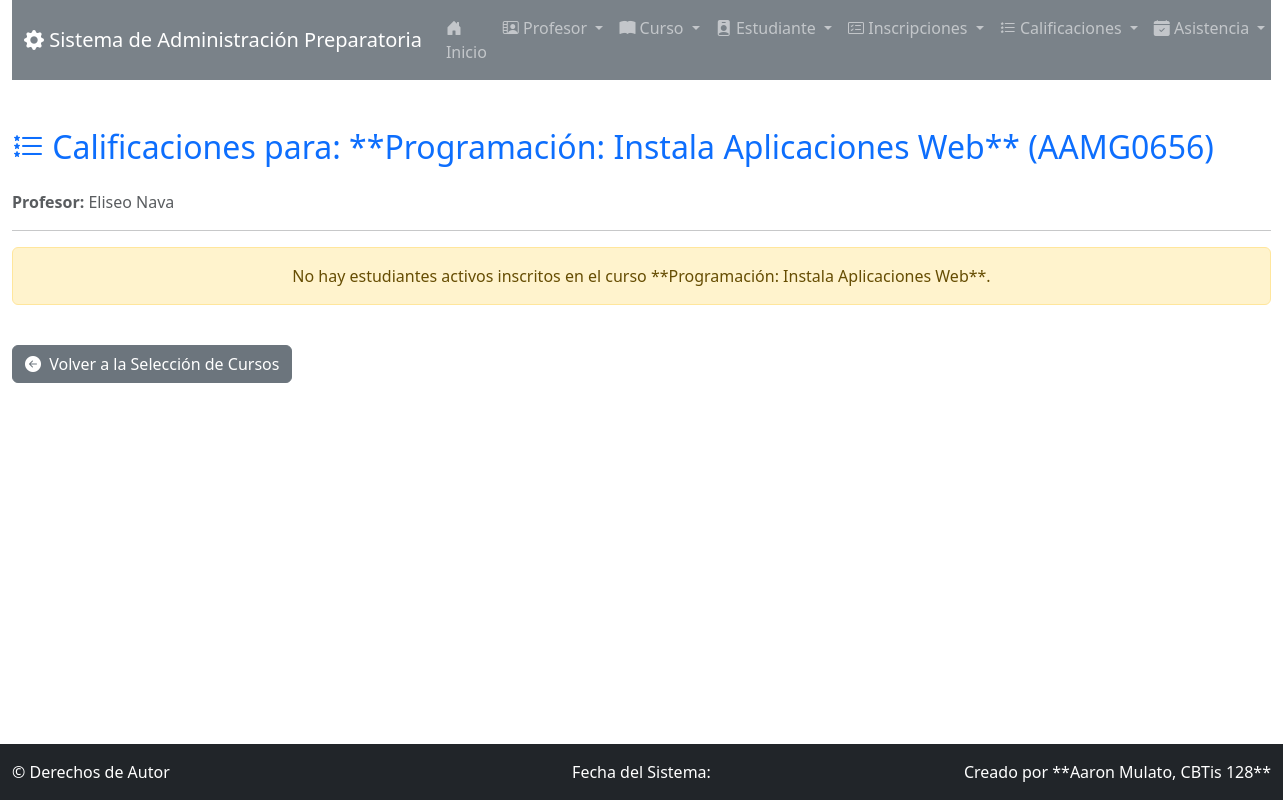
Before: /calificacion/gestionar/1/ with the older database file.
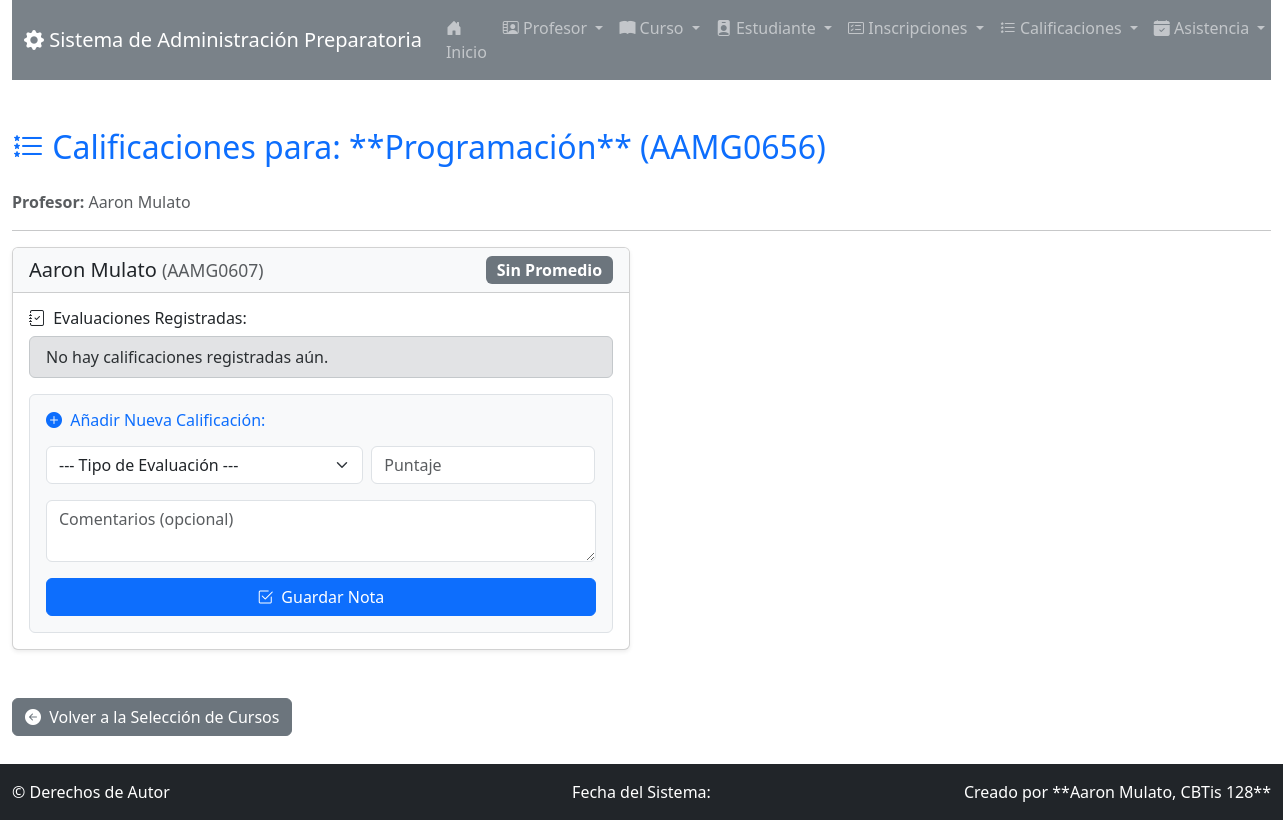
After: the same page with the newer database file.
### app_Preparatoria/models.py (models this page shows, shortened)
class Curso(models.Model):
    nombre_curso = models.CharField(max_length=50)
    codigo = models.CharField(max_length=10, unique=True)
    descripcion = models.TextField(max_length=100)
    creditos = models.PositiveIntegerField()
    horario = models.CharField(max_length=50)
    aula = models.CharField(max_length=20)
    profesor = models.ForeignKey(Profesor, related_name="cursos", on_delete=models.CASCADE)

class Profesor(models.Model):
    nombre_profesor = models.CharField(max_length=50)
    apellido_profesor = models.CharField(max_length=50)
    correo_profesor = models.EmailField(max_length=100)
    telefono = models.CharField(max_length=15)
    especialidad = models.CharField(max_length=50, default="")
    fecha_contratacion = models.DateField(auto_now_add=True)
    activo = models.BooleanField(default=True)

class Inscripcion(models.Model):
    estudiante = models.ForeignKey(Estudiante, on_delete=models.CASCADE)
    curso = models.ForeignKey(Curso, on_delete=models.CASCADE)
    fecha_inscripcion_curso = models.DateField(auto_now_add=True)
    fecha_finalizacion = models.DateField(null=True, blank=True)
    esta_activo = models.BooleanField(default=True)
    periodo_academico = models.CharField(max_length=50, default="2025-2") # Campo nuevo
    es_obligatorio = models.BooleanField(default=True) # Campo nuevo
    class Meta:
        unique_together = ('estudiante', 'curso', 'periodo_academico') # Ajuste para permitir reinscripción en otro periodo

class Estudiante(models.Model):
    nombre_estudiante = models.CharField(max_length=50)
    apellido_estudiante = models.CharField(max_length=50)
    matricula = models.CharField(max_length=10, unique=True)
    correo_estudiante = models.EmailField(max_length=100)
    fecha_nacimiento = models.DateField()
    fecha_inscripcion = models.DateField(auto_now_add=True)
    cursos = models.ManyToManyField(Curso, through='Inscripcion', related_name="estudiantes_inscritos")

### app_Preparatoria/views.py (the view)
# urls.py: path('calificacion/gestionar/<int:curso_id>/', views.ver_calificaciones_por_curso, name='ver_calificaciones_por_curso'),
def ver_calificaciones_por_curso(request, curso_id):
    curso = get_object_or_404(Curso, pk=curso_id)
    inscripciones = Inscripcion.objects.filter(
        curso=curso,
        esta_activo=True
    ).select_related('estudiante').prefetch_related('calificaciones').annotate(
        total_puntaje=Sum('calificaciones__puntaje'),
        conteo_calificaciones=Count('calificaciones'),
        promedio_simple=Case(
            When(conteo_calificaciones__gt=0,
                 then=F('total_puntaje') / F('conteo_calificaciones')),
            default=0.0,
            output_field=FloatField()
        )
    )
    opciones_tipo = Calificacion.tipo_evaluacion.field.choices
    context = {
        'curso': curso,
        'inscripciones': inscripciones,
        'opciones_tipo': opciones_tipo
    }
    return render(request, 'calificacion/gestionar_calificaciones.html', context)

### app_Preparatoria/templates/calificacion/gestionar_calificaciones.html (shortened to what the changed rows need)
{% extends 'base.html' %}
{% block content %}
<h2 class="mb-4 text-primary"><i class="bi bi-list-stars"></i> Calificaciones para: **{{ curso.nombre_curso }}** ({{ curso.codigo }})</h2>
<p class="text-muted"><strong>Profesor:</strong> {{ curso.profesor.nombre_profesor }} {{ curso.profesor.apellido_profesor }}</p>
<hr>
<div class="row">
    {% for inscripcion in inscripciones %}
    <div class="col-lg-6 col-md-12 mb-4">
        <div class="card shadow-sm h-100">
            <div class="card-header bg-light d-flex justify-content-between align-items-center">
                <h5 class="mb-0">{{ inscripcion.estudiante.nombre_estudiante }} {{ inscripcion.estudiante.apellido_estudiante }} <small class="text-muted">({{ inscripcion.estudiante.matricula }})</small></h5>
                {% if inscripcion.promedio_simple and inscripcion.conteo_calificaciones > 0 %}
                    <span class="badge bg-primary fs-6" title="Promedio simple registrado">
                        Promedio: {{ inscripcion.promedio_simple|floatformat:2 }}
                    </span>
                {% else %}
                    <span class="badge bg-secondary fs-6">
                        Sin Promedio
                    </span>
                {% endif %}
            </div>
            <div class="card-body">
                <h6><i class="bi bi-journal-check me-1"></i> Evaluaciones Registradas:</h6>
                {% with calificaciones=inscripcion.calificaciones.all %}
                {% if calificaciones %}
                <ul class="list-group list-group-flush mb-3 border-bottom pb-3">
                    {% for calificacion in calificaciones %}
                        <li class="list-group-item d-flex justify-content-between align-items-center py-1 px-0">
                            <div>
                                **{{ calificacion.get_tipo_evaluacion_display }}** ({{ calificacion.fecha_evaluacion|date:"d/m/Y" }})
                                {% if calificacion.porcentaje_peso %}
                                    <small class="text-secondary ms-2">Peso: {{ calificacion.porcentaje_peso }}%</small>
                                {% endif %}
                                {% if calificacion.profesor_asignador %}
                                    <small class="text-info ms-2" title="Profesor Asignador">
                                        / {{ calificacion.profesor_asignador.nombre_profesor|slice:":1" }}. {{ calificacion.profesor_asignador.apellido_profesor }}
                                    </small>
                                {% endif %}
                            </div>
                            <span class="badge bg-success fs-6">{{ calificacion.puntaje }}</span>
                        </li>
                    {% endfor %}
                </ul>
                {% else %}
                <div class="alert alert-secondary py-2" role="alert">
                    No hay calificaciones registradas aún.
                </div>
                {% endif %}
                {% endwith %}
                <form method="POST" action="{% url 'agregar_calificacion' inscripcion.id %}" class="mt-3 border p-3 rounded bg-light">
                    <h6 class="text-primary mb-3"><i class="bi bi-plus-circle-fill me-1"></i> Añadir Nueva Calificación:</h6>
                    <div class="row g-2 mb-3">
                        <div class="col-md-7">
                            <select class="form-select" id="tipo_evaluacion_{{ inscripcion.id }}" name="tipo_evaluacion" required>
                                <option value="" disabled selected>--- Tipo de Evaluación ---</option>
                            </select>
                        </div>
                        <div class="col-md-5">
                            <input type="number" step="0.01" min="0" max="100" class="form-control" id="puntaje_{{ inscripcion.id }}" name="puntaje" placeholder="Puntaje" required>
                        </div>
                    </div>
                    <div class="mb-3">
                        <textarea class="form-control" id="comentarios_{{ inscripcion.id }}" name="comentarios" rows="2" placeholder="Comentarios (opcional)"></textarea>
                    </div>
                    <button type="submit" class="btn btn-primary w-100"><i class="bi bi-check2-square me-1"></i> Guardar Nota</button>
                </form>
            </div>
        </div>
    </div>
    {% empty %}
    <div class="col-12">
        <div class="alert alert-warning text-center">
            No hay estudiantes activos inscritos en el curso **{{ curso.nombre_curso }}**.
        </div>
    </div>
    {% endfor %}
</div>
<div class="mt-4">
    <a href="{% url 'ver_calificaciones_curso' %}" class="btn btn-secondary"><i class="bi bi-arrow-left-circle-fill me-1"></i> Volver a la Selección de Cursos</a>
</div>
{% endblock %}

Changed rows visible on the page:
changed Curso "AAMG0656": nombre_curso "Programación: Instala Aplicaciones Web" → "Programación"; profesor.nombre_profesor "Eliseo" → "Aaron"; profesor.apellido_profesor "Nava" → "Mulato"; nombre_curso "Programación: Instala Aplicaciones Web" → (not shown)
now on this page (row edited): Inscripcion: estudiante.nombre_estudiante "Aaron", estudiante.apellido_estudiante "Mulato", estudiante.matricula "AAMG0607", shows "Sin Promedio", comentarios "Comentarios (opcional)"
Other visible differences:
text no longer shown: "No hay estudiantes activos inscritos en el curso ** **."
